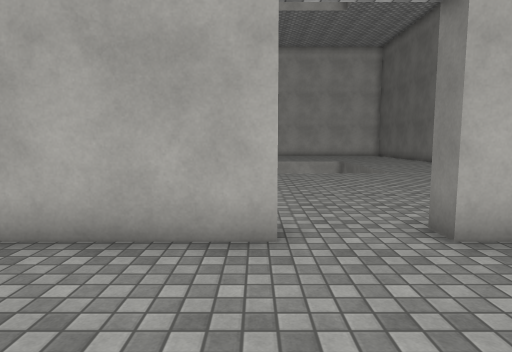
view 1 (above)

15 first-person views from a walk through a scene from a Unity 3-D project. The camera is 1.4 m above the floor, tilts 6° down and sees 75° across. The floor is counted in squares, 1 m on a side. Each view is taken from the middle of a square. On the plan, view 1 faces up. The plan holds only what a view shows up to about 15 squares ahead; the rest is blank. The place goes on beyond the plan. The player is left out. Surface patterns are stand-ins for the level's own textures.

view 2
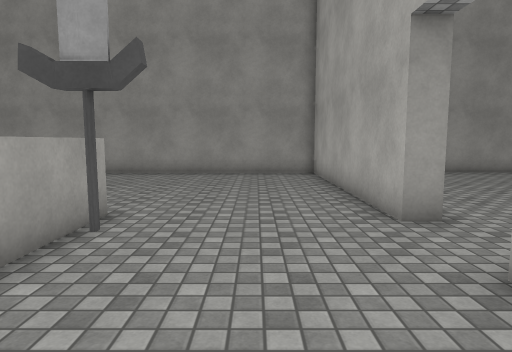

view 3
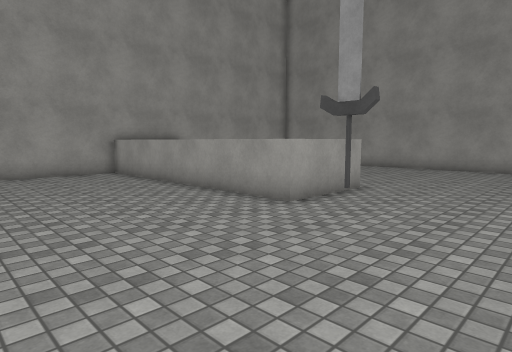

view 4
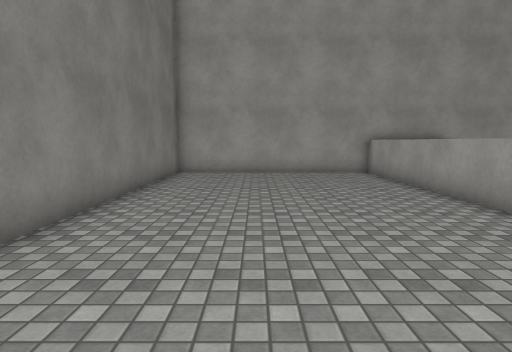

view 5
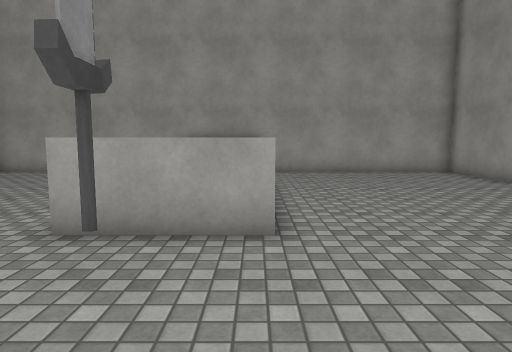

view 6
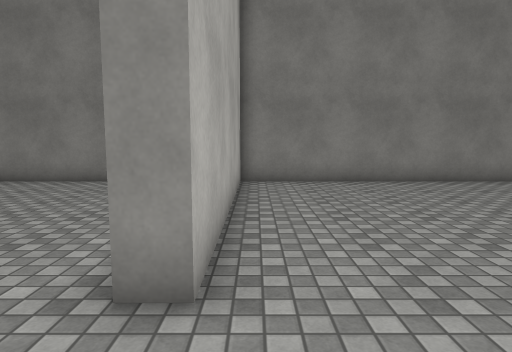

view 7
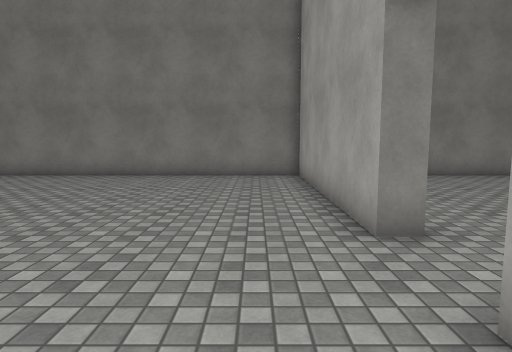

view 8
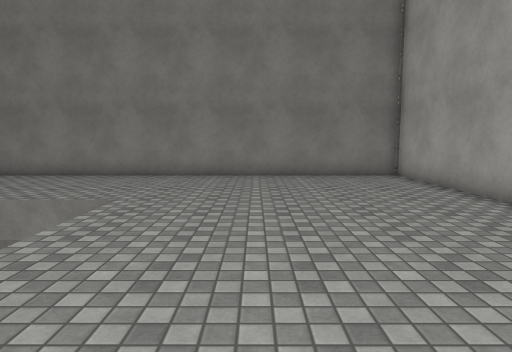

view 9
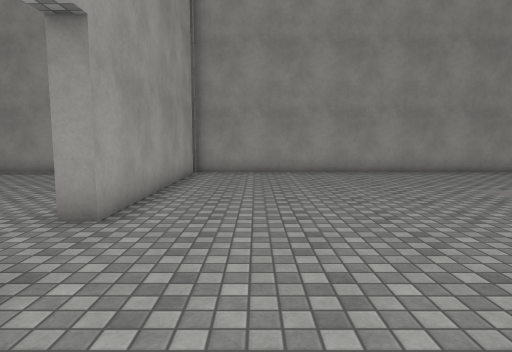

view 10
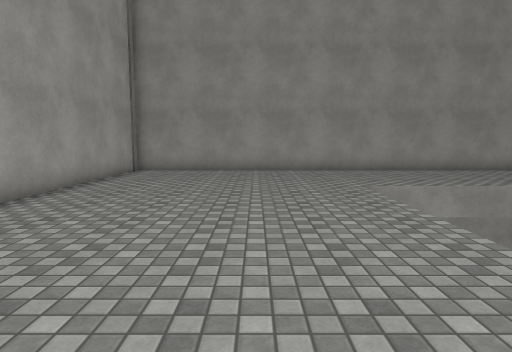

view 11
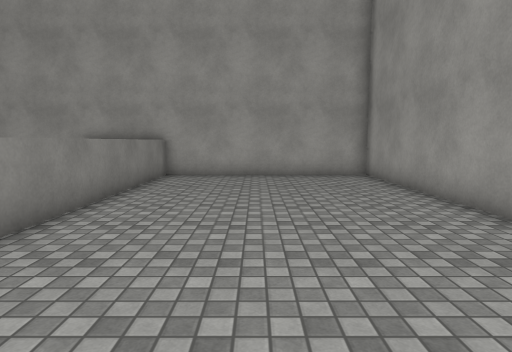

view 12
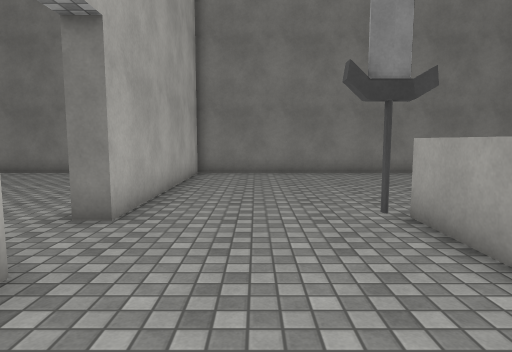

view 13
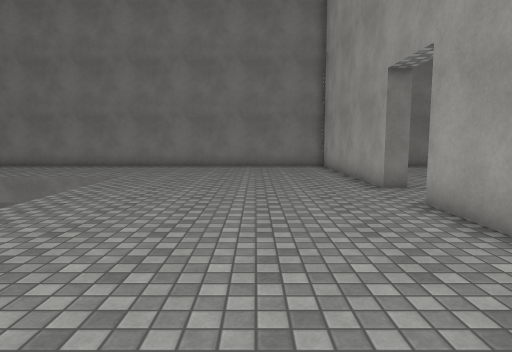

view 14
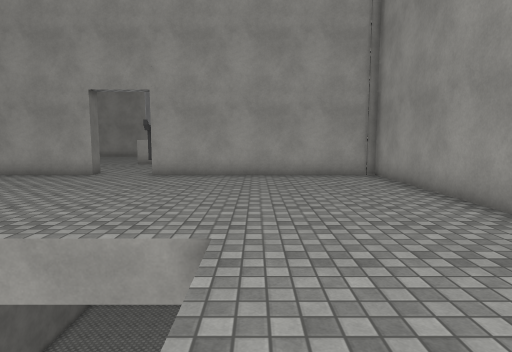

view 15
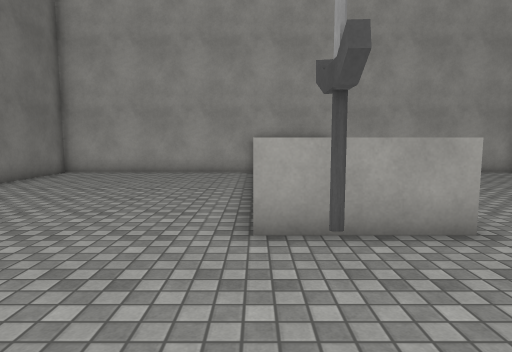

### Floor plan
Key: @ floor where view 1 was taken; # wall or solid block; . floor; ^ raised ledge; v drop or lower ground.
Columns run from 9 left of view 1 to 12 right of it. Each row starts with its distance up from view 1.
 19 #.....v        v.....#
 18 #.....v        v.....#
 17 #.....v        v.....#
 16 #.....v        v.....#
 15 #.....v        v.....#
 14 #....................#
 13 #....................#
 12 #....................#
 11 #....................#
 10 #....................#
  9 #....................#
  8 #....................#
  7 #....................#
  6 #....................#
  5 ##########..##########
  4 #....................#
  3 #....................#
  2 #....................#
  1 #....................#
  0 #........@.#.........#
 -1 #........^^^^........#
 -2 #........^  ^........#
 -3 #........^  ^........#
 -4 #........^  ^........#
 -5 #........^  ^........#
 -6 #........^  ^........#
 -7 #........^  ^........#
 -8 #........^  ^........#
 -9 #........^  ^........#
-10 #........^  ^........#
-11 ######################

Positions as (right, up) in squares from view 1, and headings:
1: (0, 0), facing up
2: (6, 2), facing left
3: (9, 4), facing down-left
4: (8, 4), facing down
5: (0, 4), facing down
6: (0, 4), facing right
7: (-2, 7), facing right
8: (-2, 11), facing right
9: (6, 8), facing left
10: (7, 11), facing left
11: (-4, 3), facing down
12: (-3, 2), facing right
13: (-7, 9), facing right
14: (-4, 19), facing down
15: (3, 4), facing down
